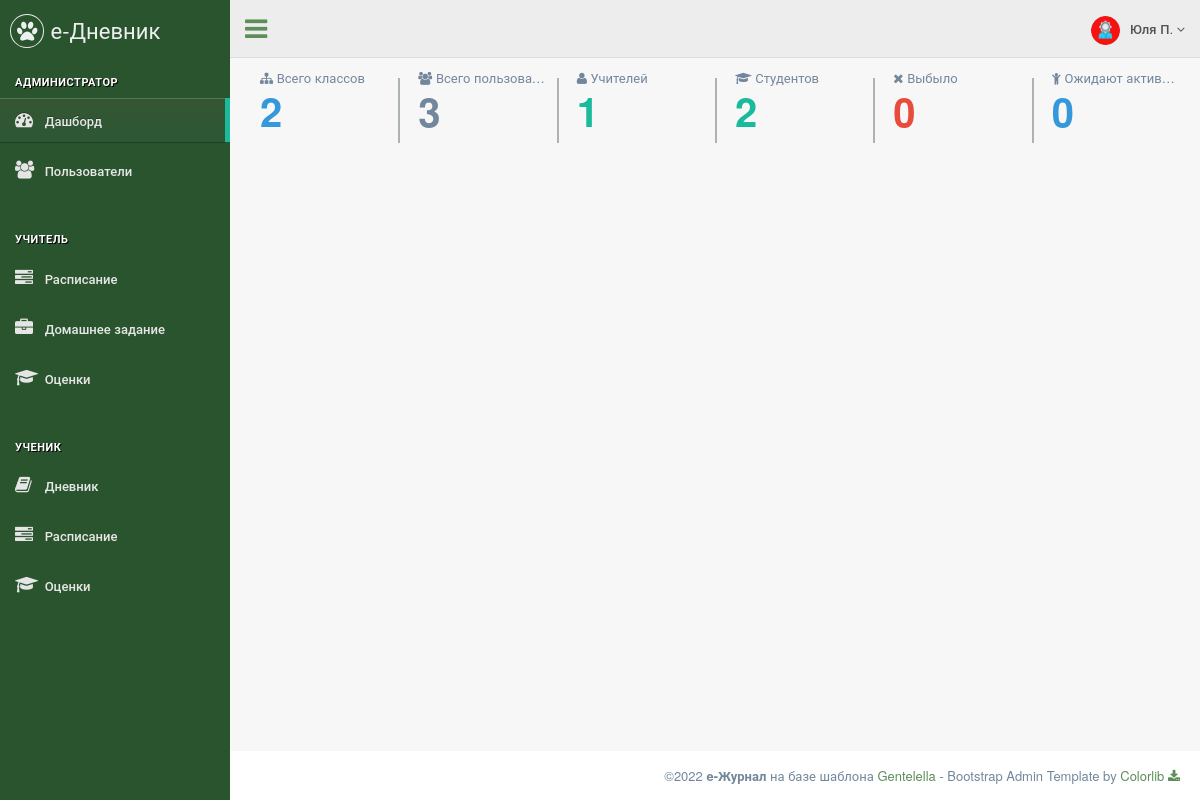
The page /admin/dashboard (signed in) on the database its author committed.
### data/menu.py (models this page shows)
class Menu(ORMBase):
    __tablename__ = 'menu'
    id = Column(Integer, primary_key=True, autoincrement=True, unique=True)
    name = Column(String, nullable=True)
    section = Column(String, nullable=True)
    title = Column(String, nullable=True)
    icon = Column(String, nullable=True)
    ref = Column(String, nullable=True)
    roles = Column(String, nullable=True)
    order = Column(Integer, nullable=True)

### data/users.py (models this page shows)
class Users(ORMBase, UserMixin):
    __tablename__ = 'users'
    __json_exclude__ = set(["password"])
    id = Column(Integer, primary_key=True, autoincrement=True, unique=True)
    name = Column(String, nullable=True)
    surname = Column(String, nullable=True)
    otchestvo = Column(String, nullable=True)
    login = Column(String, nullable=True)
    password = Column(String, nullable=True)
    role = Column(String, nullable=True)
    class_id = Column(Integer, ForeignKey('classes.cl_id'), nullable=True)
    active = Column(Integer, nullable=True)

### main.py (the view)
@app.route('/admin/dashboard')
def admin_dashboard():
    class_cnt = session.query(Classes).count()
    teacher_cnt = session.query(Users).filter(Users.role == 'teacher' and Users.active == 1).count()
    student_cnt = session.query(Users).filter(Users.role == 'student' and Users.active == 1).count()
    guest_cnt = session.query(Users).filter(Users.role == 'guest' and Users.active == 1).count()
    active_cnt = teacher_cnt + student_cnt
    inactive_cnt = session.query(Users).filter(Users.active == 0).count()
    return render_page(['admin'], '/admin/dashboard', 'admin_dashboard.html',
                       classes=class_cnt,
                       active=active_cnt,
                       inactive=inactive_cnt,
                       teacher=teacher_cnt,
                       student=student_cnt,
                       guest=guest_cnt)

### main.py (called while the page is built)
@login_manager.user_loader
def load_user(user_id):
    return session.query(Users).get(user_id)

def get_menu(role):
    items = session.query(Menu).filter(Menu.roles.ilike(f'%{role}%')).all()
    menu = dict()
    section = ""
    for item in items:
        if item.section:
            arr = menu.get(section)
            arr.append(item)
            menu[section] = arr
        else:
            section = item.title
            menu[section] = []
    return menu

def render_page(roles, ref, template, **context):
    if not login_fresh():
        return render_403()
    else:
        if current_user.role in roles:
            menu = get_menu(current_user.role)
            if not context:
                context = dict()
            context["menu"] = menu
            context["ref"] = ref
            context["role"] = current_user.role
            context["username"] = f"{current_user.name} {current_user.surname[0]}."
            return render_template(template, **context)
        else:
            return render_403()

### templates/admin_dashboard.html (shortened to what this page needs)
{% extends "page_base.html" %}
{% block content %}
<div class="row tile_count">
    <div class="col-md-2 col-sm-4 col-xs-6 tile_stats_count">
        <span class="count_top"><i class="fa fa-sitemap"></i> Всего классов</span>
        <div class="count blue">{{ classes }}</div>
    </div>
    <div class="col-md-2 col-sm-4 col-xs-6 tile_stats_count">
        <span class="count_top"><i class="fa fa-users"></i> Всего пользователей</span>
        <div class="count">{{ active }}</div>
    </div>
    <div class="col-md-2 col-sm-4 col-xs-6 tile_stats_count">
        <span class="count_top"><i class="fa fa-user"></i> Учителей</span>
        <div class="count green">{{ teacher }}</div>
    </div>
    <div class="col-md-2 col-sm-4 col-xs-6 tile_stats_count">
        <span class="count_top"><i class="fa fa-graduation-cap"></i> Студентов</span>
        <div class="count green">{{ student }}</div>
    </div>
    <div class="col-md-2 col-sm-4 col-xs-6 tile_stats_count">
        <span class="count_top"><i class="fa fa-close"></i> Выбыло</span>
        <div class="count red">{{ inactive }}</div>
    </div>
    <div class="col-md-2 col-sm-4 col-xs-6 tile_stats_count">
        <span class="count_top"><i class="fa fa-child"></i> Ожидают активации</span>
        <div class="count blue">{{ guest }}</div>
    </div>
</div>
{% endblock %}

### templates/page_base.html (shortened to what this page needs)
<!DOCTYPE html>
<html lang="en">
  <head>
    <link href="/static/vendors/bootstrap/css/bootstrap.min.css" rel="stylesheet">
    <link href="/static/vendors/font-awesome/css/font-awesome.min.css" rel="stylesheet">
    <link href="/static/vendors/nprogress/nprogress.css" rel="stylesheet">
    <link href="/static/vendors/animate.css/animate.min.css" rel="stylesheet">
    <link href="/static/vendors/datatables.net-bs/css/dataTables.bootstrap.min.css" rel="stylesheet">
    <link href="/static/vendors/datatables.net-buttons-bs/css/buttons.bootstrap.min.css" rel="stylesheet">
    <link href="/static/vendors/datatables.net-fixedheader-bs/css/fixedHeader.bootstrap.min.css" rel="stylesheet">
    <link href="/static/vendors/datatables.net-responsive-bs/css/responsive.bootstrap.min.css" rel="stylesheet">
    <link href="/static/vendors/datatables.net-scroller-bs/css/scroller.bootstrap.min.css" rel="stylesheet">
    <link href="/static/vendors/switchery/switchery.css" rel="stylesheet">
    <link href="/static/css/custom.css" rel="stylesheet">
  </head>
  <body class="nav-md">
    <div class="container body">
      <div class="main_container">
        <div class="col-md-3 left_col">
          <div class="left_col scroll-view">
            <div class="navbar nav_title" style="border: 0;">
              <a href="index.html" class="site_title"><i class="fa fa-paw"></i> <span>е-Дневник</span></a>
            </div>
            <br />
            <div id="sidebar-menu" class="main_menu_side hidden-print main_menu">
              {% for section in menu.keys() %}
                <div class="menu_section">
                  <h3>{{ section }}</h3>
                  <ul class="nav side-menu">
                    {% for item in menu.get(section) %}
                      {% if item.ref == ref %}
                        <li class="active"><a href="{{ item.ref }}"><i class="{{ item.icon }}"></i> {{ item.title }}</a></li>
                      {% else %}
                        <li><a href="{{ item.ref }}"><i class="{{ item.icon }}"></i> {{ item.title }}</a></li>
                      {% endif %}
                    {% endfor %}
                  </ul>
                </div>
              {% endfor %}
            </div>
          </div>
        </div>
        <div class="top_nav">
          <div class="nav_menu">
            <nav>
              <div class="nav toggle">
                <a id="menu_toggle"><i class="fa fa-bars"></i></a>
              </div>
              <ul class="nav navbar-nav navbar-right">
                <li class="">
                  <a href="javascript:;" class="user-profile dropdown-toggle" data-toggle="dropdown" aria-expanded="false">
                    <img src="/static/images/{{ role }}.png" alt="">{{ username }}
                    <span class=" fa fa-angle-down"></span>
                  </a>
                </li>
              </ul>
            </nav>
          </div>
        </div>
        <div id="page-content" class="right_col" role="main">
          {% block content %}{% endblock %}
        </div>
        <footer>
          <div class="pull-right">
            ©2022 <b>e-Журнал</b> на базе шаблона <a href="https://colorlib.com/polygon/gentelella/index.html">Gentelella</a> - Bootstrap Admin Template by <a href="https://github.com/ColorlibHQ/gentelella">Colorlib <i class="fa fa-download"></i></a>
          </div>
          <div class="clearfix"></div>
        </footer>
      </div>
    </div>
  </body>
</html>

### rows shown on the page
Menu: title "АДМИНИСТРАТОР"
Menu: title "Дашборд"
Menu: title "Пользователи"
Menu: title "УЧИТЕЛЬ"
Menu: title "Расписание"
Menu: title "Домашнее задание"
Menu: title "Оценки"
Menu: title "УЧЕНИК"
Menu: title "Дневник"
Menu: title "Расписание"
Menu: title "Оценки"
Users: role (picture)

### other values the page prints
{{ username }} "Юля П."
{{ classes }} "2"
{{ active }} "3"
{{ teacher }} "1"
{{ student }} "2"
{{ inactive }} "0"
{{ guest }} "0"
